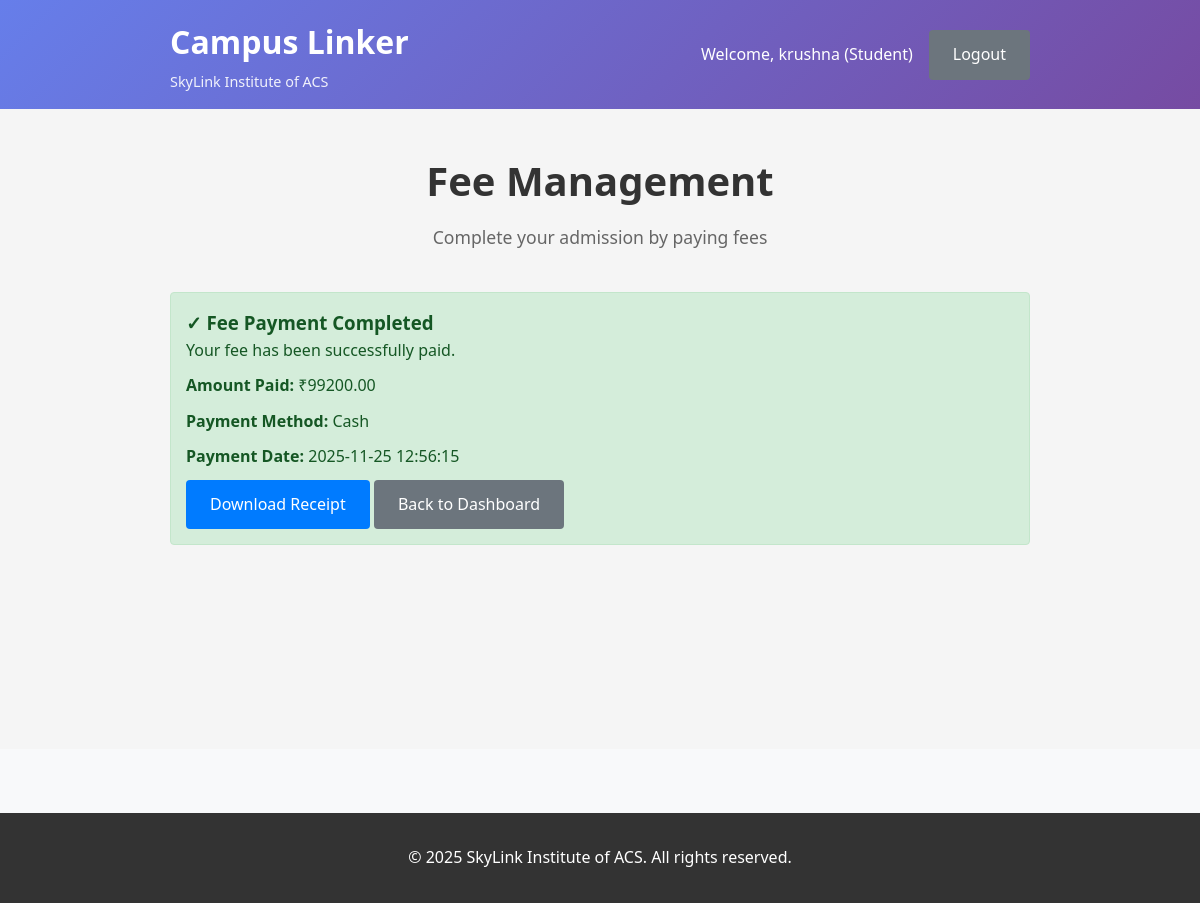
The page /fees (signed in) on the database its author committed.
### tables this page shows
CREATE TABLE registration (
            id INTEGER PRIMARY KEY AUTOINCREMENT,
            username TEXT UNIQUE NOT NULL,
            password TEXT NOT NULL,
            email_id TEXT UNIQUE NOT NULL,
            mobile_no TEXT NOT NULL,
            role TEXT DEFAULT 'student',
            created_at TIMESTAMP DEFAULT CURRENT_TIMESTAMP
        );

CREATE TABLE fee (
            fee_id INTEGER PRIMARY KEY AUTOINCREMENT,
            admission_id INTEGER,
            student_name TEXT NOT NULL,
            course_name TEXT NOT NULL,
            total_fee REAL NOT NULL DEFAULT 0,
            amount REAL NOT NULL,
            payment_method TEXT NOT NULL,
            payment_status TEXT DEFAULT 'Pending',
            payment_date TIMESTAMP NULL,
            created_at TIMESTAMP DEFAULT CURRENT_TIMESTAMP,
            FOREIGN KEY (admission_id) REFERENCES admission(admission_id)
        );

### app (1).py (the view, shortened to what this page needs)
@app.route('/fees', methods=['GET', 'POST'])
@student_required
def fees():
    conn = get_db_connection()
    admission_details = None
    fee_details = None
    fee_paid = False
    total_fee = 0.0
    if conn:
        try:
            cursor = conn.cursor()
            cursor.execute("""
                SELECT a.admission_id, a.student_name, a.course_name
                FROM admission a
                WHERE a.registration_id = ?
                ORDER BY a.admission_id DESC LIMIT 1
            """, (session['user_id'],))
            admission_row = cursor.fetchone()
            if admission_row:
                admission_details = {
                    'admission_id': admission_row[0],
                    'student_name': admission_row[1],
                    'course_name': admission_row[2]
                }
                fee_categories = ['Admission Fee', 'Tuition Fee', 'Exam Fee', 'Library Fee', 'Hostel Fee', 'Other Fee']
                for category in fee_categories:
                    amount = get_fee_amount_for_course(admission_details['course_name'], category)
                    if amount:
                        total_fee += float(amount)
                cursor.execute("""
                    SELECT * FROM fee
                    WHERE admission_id = ? AND payment_status = 'Completed'
                """, (admission_details['admission_id'],))
                fee_row = cursor.fetchone()
                if fee_row:
                    fee_paid = True
                    fee_details = {
                        'fee_id': fee_row[0],
                        'amount': float(fee_row[5]) if fee_row[5] else 0.0,
                        'payment_method': fee_row[6],
                        'payment_date': fee_row[8],
                        'total_fee': float(fee_row[4]) if fee_row[4] else 0.0
                    }
            cursor.close()
            conn.close()
        except Exception as e:
            print(f"Error fetching admission details: {e}")
    return render_template('fees (1).html',
                         admission_details=admission_details,
                         fee_details=fee_details,
                         fee_paid=fee_paid,
                         total_fee=float(total_fee))

### app (1).py (called while the page is built, shortened)
def get_db_connection():
    try:
        connection = sqlite3.connect(DB_PATH)
        connection.row_factory = sqlite3.Row
        return connection
    except sqlite3.Error as err:
        print(f"Error: {err}")
        return None

def get_fee_amount_for_course(course_name: str, fee_category: str):
    course_name = (course_name or '').strip()
    fee_category = (fee_category or '').strip()
    if not course_name or not fee_category:
        return None
    conn = get_db_connection()
    if not conn:
        return None
    try:
        cursor = conn.cursor()
        cursor.execute(
            """
            SELECT amount FROM course_fee
            WHERE UPPER(course_name) = UPPER(?) AND UPPER(fee_category) = UPPER(?)
            LIMIT 1
            """,
            (course_name, fee_category),
        )
        row = cursor.fetchone()
        if row:
            return float(row[0])
    except Exception as e:
        print(f"Error fetching fee amount: {e}")
        return None
    finally:
        try:
            cursor.close()
            conn.close()
        except Exception:
            pass

def get_user_role(user_id):
    conn = get_db_connection()
    if not conn:
        return 'student'
    try:
        cursor = conn.cursor()
        cursor.execute("SELECT role FROM registration WHERE id = ?", (user_id,))
        row = cursor.fetchone()
        return row[0] if row else 'student'
    except Exception as e:
        print(f"Error getting user role: {e}")
        return 'student'
    finally:
        try:
            cursor.close()
            conn.close()
        except Exception:
            pass

def student_required(f):
    @wraps(f)
    def decorated_function(*args, **kwargs):
        if 'user_id' not in session:
            flash('Please login to access this page.', 'error')
            return redirect(url_for('login'))
        user_role = get_user_role(session['user_id'])
        if user_role != 'student':
            flash('This page is for students only.', 'error')
            return redirect(url_for('dashboard'))
        return f(*args, **kwargs)
    return decorated_function

### templates/fees (1).html (shortened to what this page needs)
{% extends "base (1).html" %}
{% block content %}
<div class="fees-section">
    <div class="container">
        <div class="page-header">
            <h1>Fee Management</h1>
            <p>Complete your admission by paying fees</p>
        </div>
        {% if fee_paid %}
        <div class="success-message" style="background-color: #d4edda; border: 1px solid #c3e6cb; padding: 15px; border-radius: 4px; margin-bottom: 20px;">
            <h3 style="color: #155724; margin-top: 0;">✓ Fee Payment Completed</h3>
            <p style="color: #155724; margin-bottom: 10px;">Your fee has been successfully paid.</p>
            <p style="color: #155724; margin-bottom: 10px;">
                <strong>Amount Paid:</strong> ₹{{ "%.2f"|format(fee_details.amount) }}
            </p>
            <p style="color: #155724; margin-bottom: 10px;">
                <strong>Payment Method:</strong> {{ fee_details.payment_method }}
            </p>
            <p style="color: #155724; margin-bottom: 10px;">
                <strong>Payment Date:</strong> {{ fee_details.payment_date }}
            </p>
            <a href="{{ url_for('download_fee_receipt', admission_id=admission_details.admission_id) }}" class="btn btn-primary">Download Receipt</a>
            <a href="{{ url_for('dashboard') }}" class="btn btn-secondary">Back to Dashboard</a>
        </div>
        {% endif %}
    </div>
</div>
{% endblock %}

### templates/base (1).html (shortened to what this page needs)
<!DOCTYPE html>
<html lang="en">
<head>
    <link rel="stylesheet" href="{{ url_for('static', filename='CSS/style (1).css') }}">
</head>
<body>
    <header class="header">
        <div class="container">
            <div class="header-content">
                <div class="logo">
                    <h1>Campus Linker</h1>
                    <p>SkyLink Institute of ACS</p>
                </div>
                {% if session.username %}
                <div class="user-info">
                    <span>Welcome, {{ session.username }} ({{ session.role | title }})</span>
                    <a href="{{ url_for('logout') }}" class="btn btn-secondary">Logout</a>
                </div>
                {% else %}
                <div class="auth-links">
                    <a href="{{ url_for('login') }}" class="btn btn-primary">Login</a>
                </div>
                {% endif %}
            </div>
        </div>
    </header>
    <main class="main-content">
        {% block content %}{% endblock %}
    </main>
    <footer class="footer">
        <div class="container">
            <p>&copy; 2025 SkyLink Institute of ACS. All rights reserved.</p>
        </div>
    </footer>
</body>
</html>

### static/CSS/style (1).css (style rules this page uses)
* { margin: 0; padding: 0; box-sizing: border-box; }
body { font-family: "Segoe UI", Tahoma, Geneva, Verdana, sans-serif; line-height: 1.6; color: #333; background-color: #f8f9fa; }
.container { max-width: 1200px; margin: 0 auto; padding: 0 20px; }
.header { background: linear-gradient(135deg, #667eea 0%, #764ba2 100%); color: white; padding: 1rem 0; box-shadow: 0 2px 10px rgba(0, 0, 0, 0.1); }
.header-content { display: flex; justify-content: space-between; align-items: center; }
.logo h1 { font-size: 2rem; margin-bottom: 0.2rem; }
.logo p { font-size: 0.9rem; opacity: 0.9; }
.user-info { display: flex; align-items: center; gap: 1rem; }
.btn { display: inline-block; padding: 0.75rem 1.5rem; border: none; border-radius: 5px; text-decoration: none; font-weight: 500; cursor: pointer; transition: all 0.3s ease; text-align: center; }
.btn-primary { background-color: #007bff; color: white; }
.btn-secondary { background-color: #6c757d; color: white; }
.admission-section, .fees-section, .result-section, .activity-section { padding: 2rem 0; min-height: 80vh; }
.page-header { text-align: center; margin-bottom: 3rem; }
.page-header h1 { font-size: 2.5rem; color: #333; margin-bottom: 0.5rem; }
.page-header p { font-size: 1.2rem; color: #666; }
.footer { background-color: #333; color: white; text-align: center; padding: 2rem 0; margin-top: 4rem; }

### templates/fees (1).html (style rules this page uses)
.fees-section { padding: 40px 0; background-color: #f5f5f5; }
.container { max-width: 900px; margin: 0 auto; padding: 0 20px; }
.page-header { text-align: center; margin-bottom: 40px; }
.page-header h1 { font-size: 2.5em; color: #333; margin-bottom: 10px; }
.page-header p { font-size: 1.1em; color: #666; }
.btn { padding: 12px 24px; border: none; border-radius: 4px; font-size: 1em; cursor: pointer; text-decoration: none; display: inline-block; text-align: center; transition: all 0.3s ease; }
.btn-primary { background-color: #007bff; color: white; }
.btn-secondary { background-color: #6c757d; color: white; }

### rows shown on the page
registration: username "krushna", role "Student"
fee: amount "99200.00", payment_method "Cash", payment_date "2025-11-25 12:56:15"
